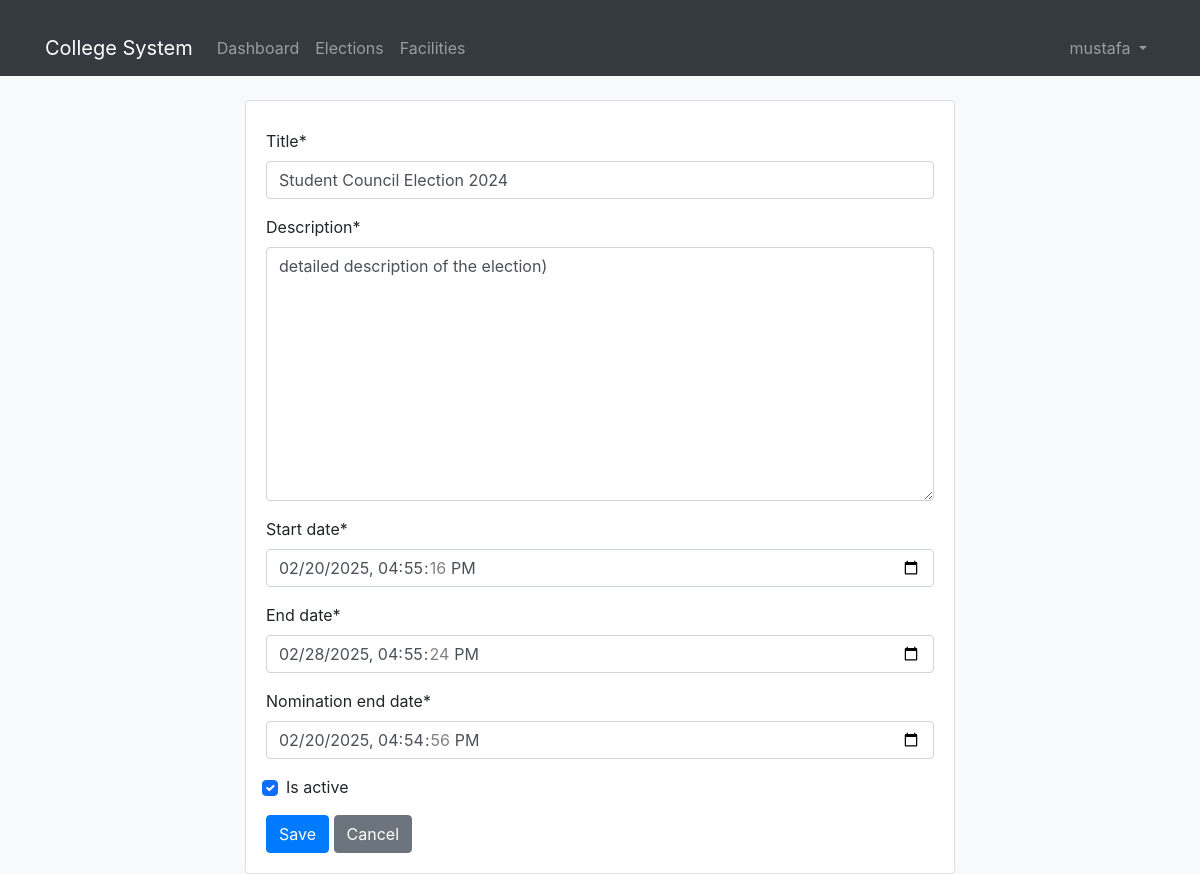
/elections/1/edit/ (signed in), run on the app's committed database.
### accounts/models.py (models this page shows, shortened)
class User(AbstractUser):
    ROLES = (
        ('student', 'Student'),
        ('faculty', 'Faculty'),
        ('admin', 'Administrator'),
        ('staff', 'Staff')  # Added staff role
    )
    DEPARTMENTS = (
        ('cs', 'Computer Science'),
        ('it', 'Information Technology'),
        ('ec', 'Electronics & Communication'),
        ('me', 'Mechanical Engineering'),
        ('ce', 'Civil Engineering'),
        ('admin', 'Administration')
    )
    role = models.CharField(max_length=20, choices=ROLES)
    department = models.CharField(max_length=100, choices=DEPARTMENTS)
    student_id = models.CharField(max_length=20, blank=True, null=True)
    phone = models.CharField(max_length=15)
    profile_picture = models.ImageField(upload_to='profile_pics/', blank=True, null=True)
    bio = models.TextField(max_length=500, blank=True)
    date_of_birth = models.DateField(null=True, blank=True)
    address = models.TextField(blank=True)
    emergency_contact = models.CharField(max_length=15, blank=True)
    linkedin_profile = models.URLField(max_length=200, blank=True)
    github_profile = models.URLField(max_length=200, blank=True)
    groups = models.ManyToManyField(
        'auth.Group',
        related_name='custom_user_set',
        blank=True,
        help_text='The groups this user belongs to.',
        verbose_name='groups',
    )
    user_permissions = models.ManyToManyField(
        'auth.Permission',
        related_name='custom_user_set',
        blank=True,
        help_text='Specific permissions for this user.',
        verbose_name='user permissions',
    )
    health_requests = models.TextField(blank=True)  # Field to store health requests
    leave_requests = models.TextField(blank=True)    # Field to store leave requests
    class Meta:
        permissions = [
            ("can_view_dashboard", "Can view dashboard"),
            ("can_manage_elections", "Can manage elections"),
            ("can_manage_facilities", "Can manage facilities"),
            ("can_handle_complaints", "Can handle complaints"),
        ]

### elections/models.py (models this page shows, shortened)
class Election(models.Model):
    title = models.CharField(max_length=200)
    description = models.TextField()
    start_date = models.DateTimeField()
    end_date = models.DateTimeField()
    is_active = models.BooleanField(default=True)
    created_at = models.DateTimeField(default=timezone.now)
    nomination_end_date = models.DateTimeField(default=timezone.now)

### elections/views.py (the view)
# urls.py: path('<int:election_id>/edit/', views.edit_election, name='edit'),
@user_passes_test(lambda u: u.is_staff)
def edit_election(request, election_id):
    election = get_object_or_404(Election, pk=election_id)
    if request.method == 'POST':
        form = ElectionForm(request.POST, instance=election)
        if form.is_valid():
            form.save()
            messages.success(request, "Election updated successfully!")
            return redirect('elections:detail', pk=election_id)
    else:
        form = ElectionForm(instance=election)
    return render(request, 'elections/election_form.html', {
        'form': form,
        'election': election
    })

### elections/forms.py
class ElectionForm(forms.ModelForm):
    class Meta:
        model = Election
        fields = ['title', 'description', 'start_date', 'end_date', 'nomination_end_date', 'is_active']
        widgets = {
            'start_date': forms.DateTimeInput(attrs={'type': 'datetime-local'}),
            'end_date': forms.DateTimeInput(attrs={'type': 'datetime-local'}),
            'nomination_end_date': forms.DateTimeInput(attrs={'type': 'datetime-local'}),
        }

### elections/templates/elections/election_form.html (shortened to what this page needs)
{% extends 'base.html' %}
{% load crispy_forms_tags %}
{% block content %}
<div class="container mt-4">
    <div class="row">
        <div class="col-md-8 offset-md-2">
            <div class="card">
                <div class="card-body">
                    <form method="post">
                        {{ form|crispy }}
                        <button type="submit" class="btn btn-primary">Save</button>
                        <a href="{% url 'elections:list' %}" class="btn btn-secondary">Cancel</a>
                    </form>
                </div>
            </div>
        </div>
    </div>
</div>
{% endblock %}

### templates/base.html (shortened to what this page needs)
{% load static %}
<!DOCTYPE html>
<html lang="en">
<head>
    <link href="https://cdn.jsdelivr.net/npm/bootstrap@5.1.3/dist/css/bootstrap.min.css" rel="stylesheet">
    <link href="https://stackpath.bootstrapcdn.com/bootstrap/4.5.2/css/bootstrap.min.css" rel="stylesheet">
    <link rel="stylesheet" href="{% static 'css/styles.css' %}">
    <link rel="stylesheet" href="https://cdnjs.cloudflare.com/ajax/libs/font-awesome/6.0.0-beta3/css/all.min.css">
    <link rel="stylesheet" href="https://cdnjs.cloudflare.com/ajax/libs/sweetalert/1.1.3/sweetalert.min.css">
</head>
<body>
    <nav class="navbar navbar-expand-lg navbar-dark bg-dark">
        <div class="container">
            <a class="navbar-brand" href="{% url 'accounts:dashboard' %}">College System</a>
            <div class="collapse navbar-collapse" id="navbarNav">
                {% if user.is_authenticated %}
                    <ul class="navbar-nav me-auto">
                        <li class="nav-item">
                            <a class="nav-link" href="{% url 'accounts:dashboard' %}">Dashboard</a>
                        </li>
                        <li class="nav-item">
                            <a class="nav-link" href="{% url 'elections:list' %}">Elections</a>
                        </li>
                        <li class="nav-item">
                            <a class="nav-link" href="{% url 'facilities:facility_list' %}">Facilities</a>
                        </li>
                    </ul>
                    <ul class="navbar-nav">
                        <li class="nav-item dropdown">
                            <a class="nav-link dropdown-toggle" href="#" id="navbarDropdown" role="button" data-bs-toggle="dropdown">
                                {{ user.get_full_name|default:user.username }}
                            </a>
                        </li>
                    </ul>
                {% endif %}
            </div>
        </div>
    </nav>
    <div class="container mt-4">
        {% block content %}{% endblock %}
    </div>
</body>
</html>

### static/css/styles.css (style rules this page uses)
body { background-color: #f8f9fa; }
.card { transition: transform 0.2s; }
.btn-primary { background-color: #007bff; border-color: #007bff; }
.container { margin-top: 20px; }

### data on the page
User: get_full_name "mustafa"
Election: title "Student Council Election 2024", description "detailed description of the election)", start_date "02/20/2025 16:55:16", end_date "02/28/2025 16:55:24", nomination_end_date "02/20/2025 16:54:56", is_active "☑"
